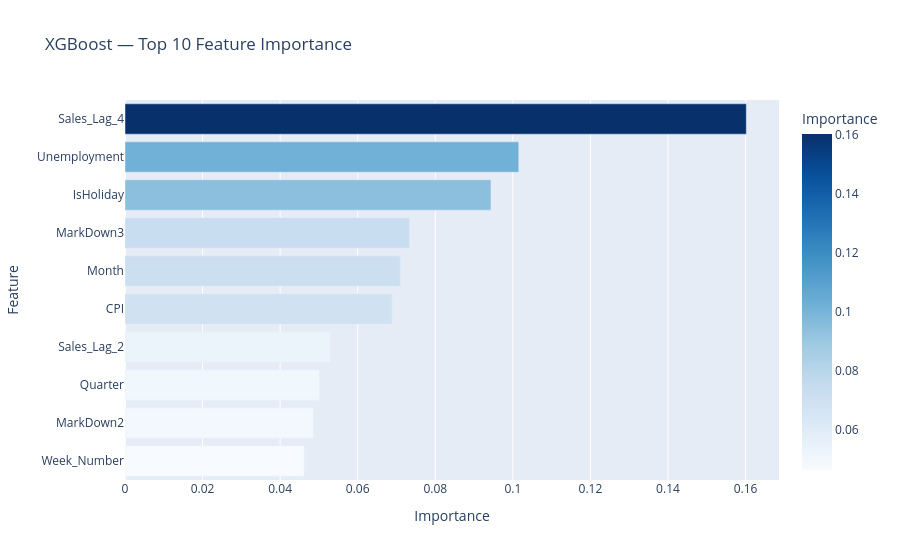

The cell this chart's notebook holds for it:
### Code cell
" feature importance"
# Which features matter most to XGBoost
importance = pd.DataFrame({
    'Feature'   : features,
    'Importance': model_xgb.feature_importances_
}).sort_values('Importance', ascending=False)

print("Top 10 Most Important Features:")
print(importance.head(10))

fig = px.bar(
    importance.head(10),
    x='Importance',
    y='Feature',
    orientation='h',
    title='XGBoost — Top 10 Feature Importance',
    color='Importance',
    color_continuous_scale='Blues'
)
fig.update_layout(yaxis={'categoryorder': 'total ascending'})
fig.show()

### Figure 1 — Plotly figure (JSON) as saved in the notebook; plotly's stock layout.template omitted (floating-point values rounded to 4 significant figures)
{"data": [{"hovertemplate": "Importance=%{marker.color}<br>Feature=%{y}<extra></extra>", "legendgroup": "", "marker": {"color": [0.1602, 0.1015, 0.09435, 0.07335, 0.071, 0.06891, 0.05294, 0.0502, 0.04856, 0.04621], "coloraxis": "coloraxis", "pattern": {"shape": ""}}, "name": "", "orientation": "h", "showlegend": false, "textposition": "auto", "type": "bar", "x": [0.1602, 0.1015, 0.09435, 0.07335, 0.071, 0.06891, 0.05294, 0.0502, 0.04856, 0.04621], "xaxis": "x", "y": ["Sales_Lag_4", "Unemployment", "IsHoliday", "MarkDown3", "Month", "CPI", "Sales_Lag_2", "Quarter", "MarkDown2", "Week_Number"], "yaxis": "y"}], "layout": {"barmode": "relative", "coloraxis": {"colorbar": {"title": {"text": "Importance"}}, "colorscale": [[0, "rgb(247,251,255)"], [0.125, "rgb(222,235,247)"], [0.25, "rgb(198,219,239)"], [0.375, "rgb(158,202,225)"], [0.5, "rgb(107,174,214)"], [0.625, "rgb(66,146,198)"], [0.75, "rgb(33,113,181)"], [0.875, "rgb(8,81,156)"], [1, "rgb(8,48,107)"]]}, "legend": {"tracegroupgap": 0}, "title": {"text": "XGBoost — Top 10 Feature Importance"}, "xaxis": {"anchor": "y", "domain": [0, 1], "title": {"text": "Importance"}}, "yaxis": {"anchor": "x", "categoryorder": "total ascending", "domain": [0, 1], "title": {"text": "Feature"}}}}
